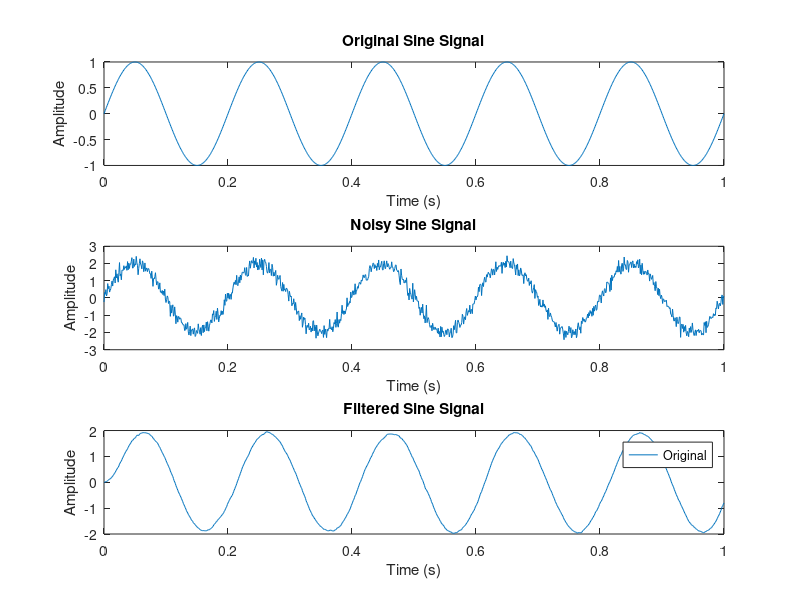

Recreate this plot in MATLAB.
% Parameters
fs = 1000;          % Sampling frequency (Hz)
t = 0:1/fs:1;       % Time vector
f = 5;              % Sine wave frequency (Hz)
A = 1;              % Sine wave amplitudeW_dB
SNR_dB = 10;        % Signal-to-Noise Ratio in dB

% Generate sine signal with AWGN
sine_signal = A * sin(2 * pi * f * t);
awgn_noise = awgn(sine_signal, SNR_dB, 'measured');
noisy_signal = sine_signal + awgn_noise;



% Moving average filter
window_size = 30;   % Size of the moving average window
filtered_signal = filter(ones(1, window_size)/window_size, 1, noisy_signal);

% Plot the original, noisy, and filtered signals
figure;

subplot(3,1,1);
plot(t, sine_signal);
title('Original Sine Signal');
xlabel('Time (s)');
ylabel('Amplitude');

subplot(3,1,2);
plot(t, noisy_signal);
title('Noisy Sine Signal');
xlabel('Time (s)');
ylabel('Amplitude');

subplot(3,1,3);
plot(t, filtered_signal);
title('Filtered Sine Signal');
xlabel('Time (s)');
ylabel('Amplitude');

legend('Original', 'Noisy', 'Filtered');




